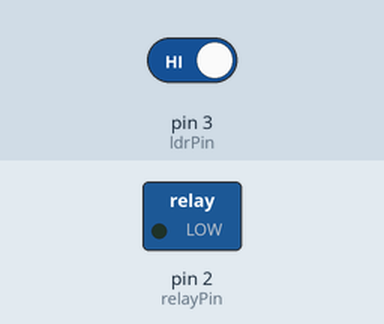
The sketch below on a simulated Arduino Uno, built with avr-gcc and run on an emulated ATmega328P. Parts: switched loads named in the sketch (green lamp = pin HIGH). Inputs (shaded band) come from the test bench; at power-on: pin 3 (ldrPin) HIGH.

Above: at 18.0 s.
18.1 s: pin 3 (ldrPin) driven LOW
At 27.7 s:
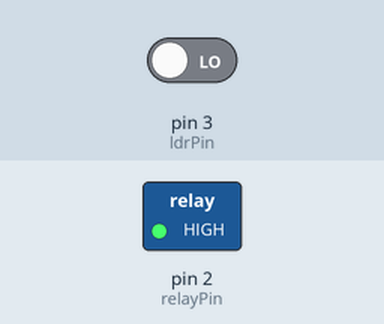
28.5 s: pin 3 (ldrPin) driven HIGH
At 36.9 s:
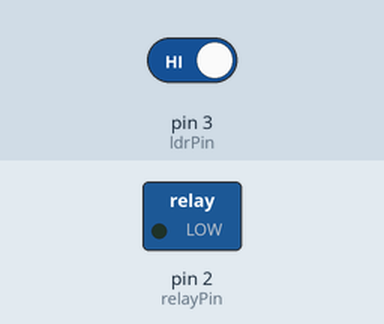
Timing chart, 0 to 38.4 s (numbered marks = the images above; inputs shaded):
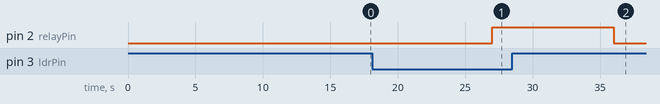

The sketch:

light-sensor-relay-attiny88.ino
```cpp
const int ldrPin = 3;      // Hubungkan LDR ke pin digital 3
const int relayPin = 2;    // Hubungkan relay ke pin digital 2

const int LIGHT_THRESHOLD = 25; // Nilai ambang ketika dianggap terang

void setup() {
  Serial.begin(115200);
  pinMode(relayPin, OUTPUT);
}

void loop() {
  int ldrValue = digitalRead(ldrPin);

  if (ldrValue == LOW) {
    // Cahaya terang, aktifkan relay (hidupkan lampu)
    digitalWrite(relayPin, HIGH);
  } else {
    // Cahaya gelap, matikan relay (matikan lampu)
    digitalWrite(relayPin, LOW);
  }

  delay(9000); // Delay 9000 milidetik (9 detik)
}
```

Measured:
- after the input at 18.1 s, pin 2 (relayPin): LOW → HIGH after 8.9 s
- after the input at 28.5 s, pin 2 (relayPin): HIGH → LOW after 7.5 s
